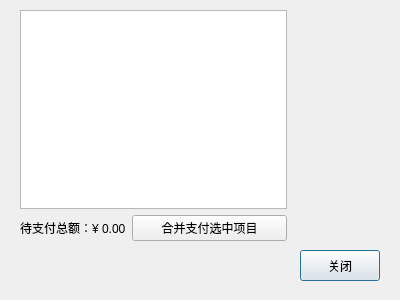
<?xml version="1.0" encoding="UTF-8"?>
<ui version="4.0">
 <class>BillsDialog</class>
 <widget class="QDialog" name="BillsDialog">
  <property name="geometry">
   <rect>
    <x>0</x>
    <y>0</y>
    <width>400</width>
    <height>300</height>
   </rect>
  </property>
  <property name="windowTitle">
   <string>Dialog</string>
  </property>
  <widget class="QPushButton" name="closeButton">
   <property name="geometry">
    <rect>
     <x>300</x>
     <y>250</y>
     <width>80</width>
     <height>31</height>
    </rect>
   </property>
   <property name="text">
    <string>关闭</string>
   </property>
  </widget>
  <widget class="QWidget" name="">
   <property name="geometry">
    <rect>
     <x>20</x>
     <y>10</y>
     <width>267</width>
     <height>231</height>
    </rect>
   </property>
   <layout class="QFormLayout" name="formLayout">
    <item row="0" column="0" colspan="2">
     <widget class="QTableWidget" name="billsTableWidget"/>
    </item>
    <item row="1" column="0">
     <widget class="QLabel" name="totalAmountLabel">
      <property name="text">
       <string>待支付总额：¥ 0.00</string>
      </property>
     </widget>
    </item>
    <item row="1" column="1">
     <widget class="QPushButton" name="payButton">
      <property name="text">
       <string>合并支付选中项目</string>
      </property>
     </widget>
    </item>
   </layout>
  </widget>
 </widget>
 <resources/>
 <connections/>
</ui>
